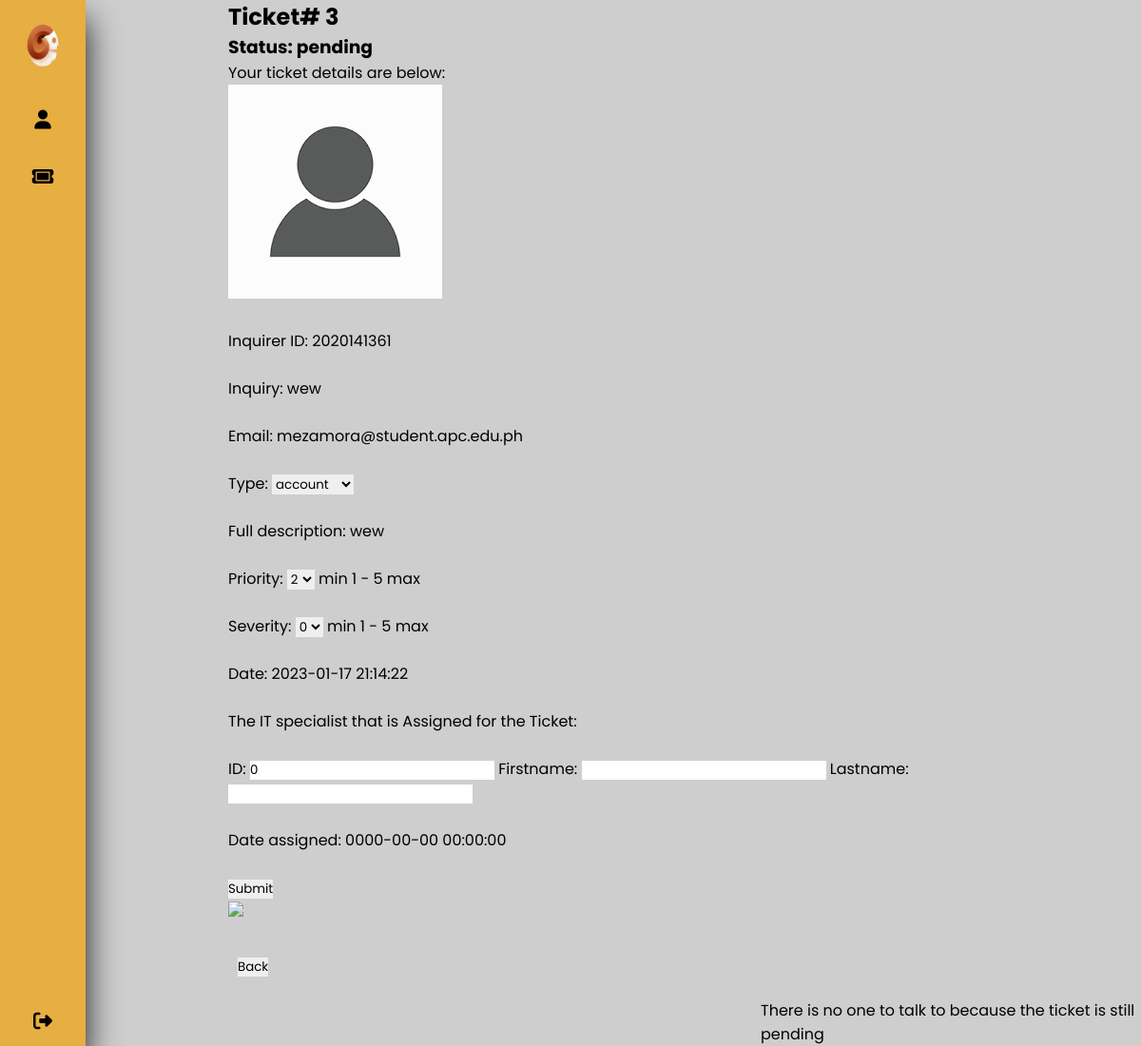
Screenshot of /tdetails.php?id=3 (signed in) with the database file from the repository.
### tables this page shows
CREATE TABLE `ticket` (
  `tid` int(11) NOT NULL,
  `iid` int(11) NOT NULL,
  `email` varchar(50) NOT NULL,
  `img` varchar(50) NOT NULL,
  `inquiry` text NOT NULL,
  `itype` varchar(50) NOT NULL,
  `fdes` text NOT NULL,
  `stat` varchar(11) NOT NULL,
  `priority` int(1) NOT NULL,
  `severity` int(1) NOT NULL,
  `filename` varchar(225) NOT NULL,
  `assignid` int(11) NOT NULL,
  `afname` varchar(50) NOT NULL,
  `alname` varchar(50) NOT NULL,
  `dt` datetime NOT NULL,
  `dta` datetime NOT NULL
);

### code/components/details.php (the view, shortened to what this page needs)
<?php
            if ($_SESSION['pstion'] == "supervisor") {
            echo
        '<img src="./img/' . $row['img']. '">'
        ."<br> <br>"
        .'<form method="POST" action="code/components/update.php?id='
        .$id
        .'">'
		.'<label>Inquirer ID:  </label>'
        .$row["iid"]
        ."<br> <br>"
		.'<label>Inquiry:  </label> '
        .$row["inquiry"]
        ."<br> <br>"
        .'<label>Email:  </label>'
        .$row["email"]
        ."<br> <br>"
        .'<label for="priority">Type: </label>'
		.'<select type="select" name="itype" value="'
        .$row["itype"]
        .'" id="priority" required>'
        .'<option value="'
        .$row["itype"]
        .'">'
        .$row["itype"]
        .'</option>'
		.'<option value="hardware">Hardware</option>'
		.'<option value="account">Account</option>'
		.'<option value="others">others</option>'
		.'</select>'
        ."<br> <br>"
        .'<label>Full description:  </label> '
        .$row["fdes"]
        ."<br> <br>"
        .'<input type="hidden" value="open" name="stat">'
        .'<label for="priority">Priority: </label>'
		.'<select type="select" name="priority" value="'
        .$row["priority"]
        .'" id="priority" required>'
        .'<option value="'
        .$row["priority"]
        .'">'
        .$row["priority"]
        .'</option>'
		.'<option value="1">1</option>'
		.'<option value="2">2</option>'
		.'<option value="3">3</option>'
		.'<option value="4">4</option>'
		.'<option value="5">5</option>'
		.'</select>'
        ."  min 1 - 5 max"
        ."<br> <br>"
        .'<label for="severity">Severity: </label>'
		.'<select type="select" name="severity" value="'
        .$row["severity"]
        .'" id="severity" required>'
        .'<option value="'
        .$row["severity"]
        .'">'
        .$row["severity"]
        .'</option>'
		.'<option value="1">1</option>'
		.'<option value="2">2</option>'
		.'<option value="3">3</option>'
		.'<option value="4">4</option>'
		.'<option value="5">5</option>'
		.'</select>'
        ."  min 1 - 5 max"
        ."<br> <br>"
        .'<label>Date:  </label>'
        .$row["dt"]
        ."<br> <br>"
        .'<label>The IT specialist that is Assigned for the Ticket:</label> <br> <br>'
        .'<label> ID:   </label><input type="text" value="'
        .$row["assignid"]
        .'"name="assignid" required>';
        ?>
<?php
        echo
		'<label> Firstname:   </label><input type="text" value="'
        .$row["afname"]
        .'"name="afname" required>'
		.'<label> Lastname:   </label><input type="text" value="'
        .$row["alname"]
        .'"name="alname" required>'
        ."<br> <br>";
        ?>
        <?php
        echo
        '<label>Date assigned:  </label>'
        .$row["dta"]
        ."<br> <br>"
		.'<input type="submit" name="submit">'
        ."          "
	    .'</form>'
        .'<img src="./img/'. $row['filename'] .'">';
        echo
        '<br> <br>'
        .'<a href="ticket.php"><button>Back</button></a>';
    }
    ?>

### tdetails.php (shortened to what this page needs)
<?php
require 'code/components/connect.php';
    $id=$_GET['id'];
	$query=mysqli_query($con,"SELECT iid, email, img, tid, inquiry, stat, assignid, priority, severity, afname, alname, dt, itype, fdes, dta, filename FROM ticket where tid = '$id'");
	$row=mysqli_fetch_array($query);
?>
<!DOCTYPE html>
<html>
<head>
<link href="code/css/body&nav.css" rel="stylesheet" type="text/css">
<link rel="stylesheet" href="https://cdnjs.cloudflare.com/ajax/libs/font-awesome/6.2.1/css/all.min.css"/>
</head>
<body>
<?php require 'code/components/nav.php';?>
        <div class="content">
        <h2>Ticket# <?php echo $row['tid']; ?></h2>
        <h3>Status: <?php echo $row['stat']; ?></h3>
            <p>Your ticket details are below:</p>
            <?php require 'code/components/details.php';?>
            </div>
			<?php
            if($row['stat'] == "open"){
                echo '<div id = "chat">';
				require 'code/components/chat.php';
				echo '</div>';
            }
            else {
			 echo '<div id = "chat">';
             echo "<br>" ."<br>" . "There is no one to talk to because the ticket is still pending";
			 echo '</div>';
            }
            ?>
</body>
</html>

### code/css/body&nav.css (style rules this page uses)
* { margin: 0; padding: 0; outline: none; border: none; text-decoration: none; box-sizing: border-box; font-family: "Poppins", sans-serif; }
body { background: #cecece; }
.content { width: 800px; height: 1000px; margin-left: 20%; margin-top: 0%; }
#chat { margin-left: 800px; }
a { position: relative; color: black; font-size: 14px; display: table; width: 300px; padding: 10px; }

### rows the page displays
ticket: tid "3", stat "pending", img (picture), iid "2020141361", inquiry "wew", email "mezamora@student.apc.edu.ph", itype "account", fdes "wew", priority "2", severity "0", dt "2023-01-17 21:14:22", assignid "0", dta "0000-00-00 00:00:00"
